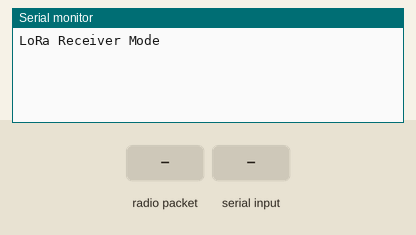
Simulated run of this sketch. Board: Arduino Uno, built with avr-gcc and run on an emulated ATmega328P. On the bench: the last lines printed to the serial monitor. The inputs (shaded band) are chosen by the test bench. No radio packets arrive unless stated.

Above: at 1.2 s.
1.3 s: radio packet "se" arrives
At 2.5 s:
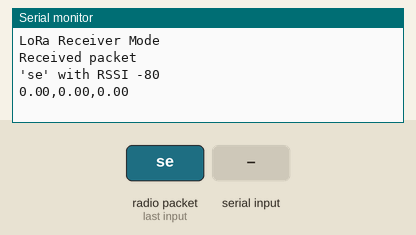
2.8 s: "se\n" received over Serial
At 3.8 s:
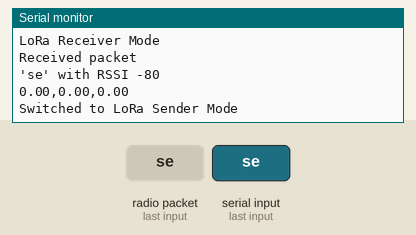
4.3 s: "re\n" received over Serial
At 5.0 s:
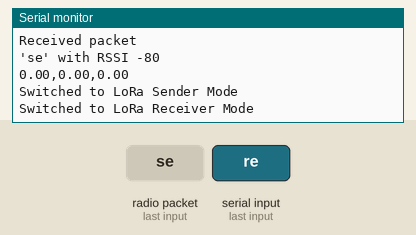
5.8 s: radio packet "re" arrives
At 6.2 s:
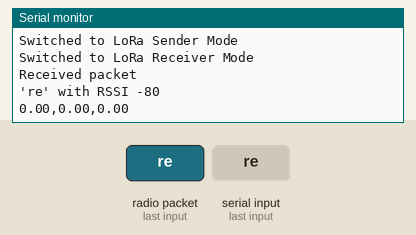
7.3 s: radio packet "reboot" arrives
At 8.5 s:
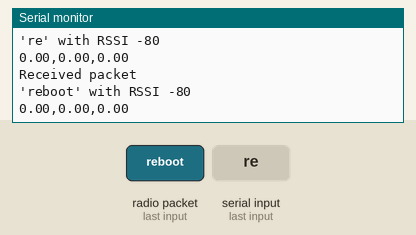
8.8 s: radio packet "r" arrives
At 9.7 s:
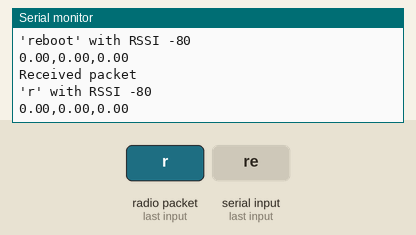

The sketch:

ground.ino
```cpp
#include <SPI.h>
#include <LoRa.h>
#include "LoRa_ground.h"

// LoRa 핀 설정
const int csPin = 10;    // LoRa 모듈 CS 핀
const int resetPin = 9;  // LoRa 모듈 리셋 핀
const int irqPin = 2;    // LoRa 모듈 IRQ 핀

LoRa_ground lora(csPin, resetPin, irqPin);
// 모드 선택
bool isSender = false;    // 기본 모드는 수신기 모드

void setup() {
  Serial.begin(9600);
  while (!Serial);

  lora.begin(9209E5);  // 주파수를 송신기와 동일하게 설정

  Serial.println("LoRa Receiver Mode");
}

void loop() {
  // 시리얼 입력을 통한 모드 변경
  if (Serial.available() > 0) {
    String input = Serial.readStringUntil('\n');
    input.trim();

    if (input.equals("se")) {
      isSender = true;
      Serial.println("Switched to LoRa Sender Mode");
    } else if (input.equals("re")) {
      isSender = false;
      Serial.println("Switched to LoRa Receiver Mode");
    }
  }

  if (isSender) {
    lora.processSerialInput();  // 송신 모드 처리
  } else {
    receiverMode();  // 수신 모드 처리
  }
}

void receiverMode() {
  String receivedMessage = lora.receiveMessage();

  if (receivedMessage.length() > 0) {
    Serial.print("Received packet \n'");
    Serial.print(receivedMessage);
    Serial.print("' with RSSI ");
    Serial.println(LoRa.packetRssi());

    // 데이터 분리 및 전송
    float values[3] = {0.0, 0.0, 0.0}; // yaw, pitch, roll 세 종류의 데이터를 저장할 배열
    int index = 0; // 배열 인덱스 초기화

    char *ptr = strtok(receivedMessage.c_str(), ",");
    while (ptr != NULL && index < 3) {
      values[index++] = atof(ptr); // 문자열을 실수형(float)으로 변환하여 배열에 저장
      ptr = strtok(NULL, ",");
    }

    // 데이터 전송 (CSV 형식)
    Serial.print(values[0]);
    Serial.print(",");
    Serial.print(values[1]);
    Serial.print(",");
    Serial.println(values[2]);
  }
}
```

LoRa_ground.cpp
```cpp
#include "LoRa_ground.h"

// Constructor implementation
LoRa_ground::LoRa_ground(int cs, int reset, int irq)
  : csPin(cs), resetPin(reset), irqPin(irq) {}

void LoRa_ground::begin(long frequency) {
  LoRa.setPins(csPin, resetPin, irqPin);
  if (!LoRa.begin(frequency)) {
    Serial.println("Starting LoRa failed!");
    while (1);
  }
}

void LoRa_ground::sendMessage(const String &message) {
  LoRa.beginPacket();
  LoRa.print(message);
  LoRa.endPacket();
}

String LoRa_ground::receiveMessage() {
  String received = "";
  int packetSize = LoRa.parsePacket();
  if (packetSize) {
    while (LoRa.available()) {
      received += (char)LoRa.read();
    }
  }
  return received;
}

void LoRa_ground::processSerialInput() {
  if (Serial.available() > 0) {
    String input = Serial.readStringUntil('\n');
    input.trim();

    if (input.equals("reboot") || input.equals("r")) {
      Serial.println("Sending reboot signal...");
      sendMessage("REBOOT");
    }
    else if (input.equals("sos")) {
      Serial.println("Sending SOS signal...");
      sendMessage("SOS");
    }
    else {
      Serial.println("Unknown command.");
    }
  }
}
```

LoRa_ground.h
```cpp
#ifndef LORA_GROUND_H
#define LORA_GROUND_H

#include <SPI.h>
#include <LoRa.h>

class LoRa_ground {
  private:
    const int csPin;
    const int resetPin;
    const int irqPin;

  public:
    LoRa_ground(int cs, int reset, int irq);

    void begin(long frequency);
    void sendMessage(const String &message);
    String receiveMessage();
    void processSerialInput();
};

#endif // LORA_GROUND_H
```

Measured:
- after the input at 1.3 s, the serial monitor: prints a new line at once (image 1)
- after the input at 2.8 s, the serial monitor: prints a new line at once (image 2)
- after the input at 4.3 s, the serial monitor: prints a new line at once (image 3)
- after the input at 5.8 s, the serial monitor: prints a new line at once (image 4)
- after the input at 7.3 s, the serial monitor: prints a new line at once (image 5)
- after the input at 8.8 s, the serial monitor: prints a new line at once (image 6)
